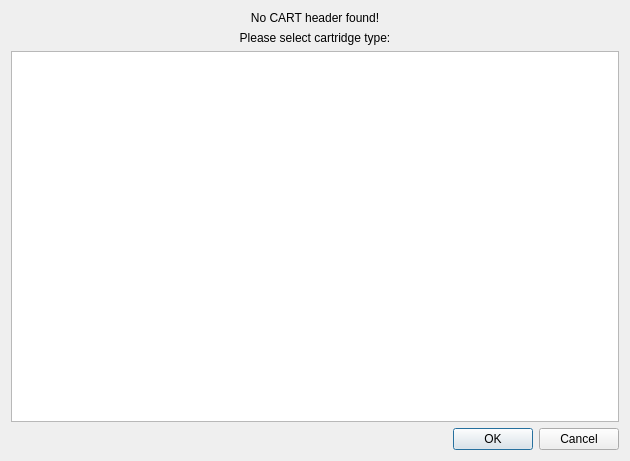
<?xml version="1.0" encoding="UTF-8"?>
<ui version="4.0">
 <class>selectcartridgewindow</class>
 <widget class="QDialog" name="selectcartridgewindow">
  <property name="geometry">
   <rect>
    <x>0</x>
    <y>0</y>
    <width>630</width>
    <height>461</height>
   </rect>
  </property>
  <property name="windowTitle">
   <string>Dialog</string>
  </property>
  <layout class="QVBoxLayout" name="verticalLayout">
   <item>
    <widget class="QLabel" name="label">
     <property name="text">
      <string>No CART header found!</string>
     </property>
     <property name="alignment">
      <set>Qt::AlignCenter</set>
     </property>
    </widget>
   </item>
   <item>
    <widget class="QLabel" name="label_2">
     <property name="text">
      <string>Please select cartridge type:</string>
     </property>
     <property name="alignment">
      <set>Qt::AlignCenter</set>
     </property>
    </widget>
   </item>
   <item>
    <widget class="QTableWidget" name="tableCartridges">
     <property name="editTriggers">
      <set>QAbstractItemView::NoEditTriggers</set>
     </property>
     <property name="selectionMode">
      <enum>QAbstractItemView::SingleSelection</enum>
     </property>
     <attribute name="horizontalHeaderVisible">
      <bool>false</bool>
     </attribute>
     <attribute name="horizontalHeaderStretchLastSection">
      <bool>true</bool>
     </attribute>
     <attribute name="verticalHeaderVisible">
      <bool>false</bool>
     </attribute>
     <attribute name="verticalHeaderDefaultSectionSize">
      <number>20</number>
     </attribute>
     <attribute name="verticalHeaderStretchLastSection">
      <bool>false</bool>
     </attribute>
    </widget>
   </item>
   <item>
    <widget class="QDialogButtonBox" name="buttonBox">
     <property name="orientation">
      <enum>Qt::Horizontal</enum>
     </property>
     <property name="standardButtons">
      <set>QDialogButtonBox::Cancel|QDialogButtonBox::Ok</set>
     </property>
    </widget>
   </item>
  </layout>
 </widget>
 <resources/>
 <connections>
  <connection>
   <sender>buttonBox</sender>
   <signal>accepted()</signal>
   <receiver>selectcartridgewindow</receiver>
   <slot>accept()</slot>
   <hints>
    <hint type="sourcelabel">
     <x>248</x>
     <y>254</y>
    </hint>
    <hint type="destinationlabel">
     <x>157</x>
     <y>274</y>
    </hint>
   </hints>
  </connection>
  <connection>
   <sender>buttonBox</sender>
   <signal>rejected()</signal>
   <receiver>selectcartridgewindow</receiver>
   <slot>reject()</slot>
   <hints>
    <hint type="sourcelabel">
     <x>316</x>
     <y>260</y>
    </hint>
    <hint type="destinationlabel">
     <x>286</x>
     <y>274</y>
    </hint>
   </hints>
  </connection>
 </connections>
</ui>
